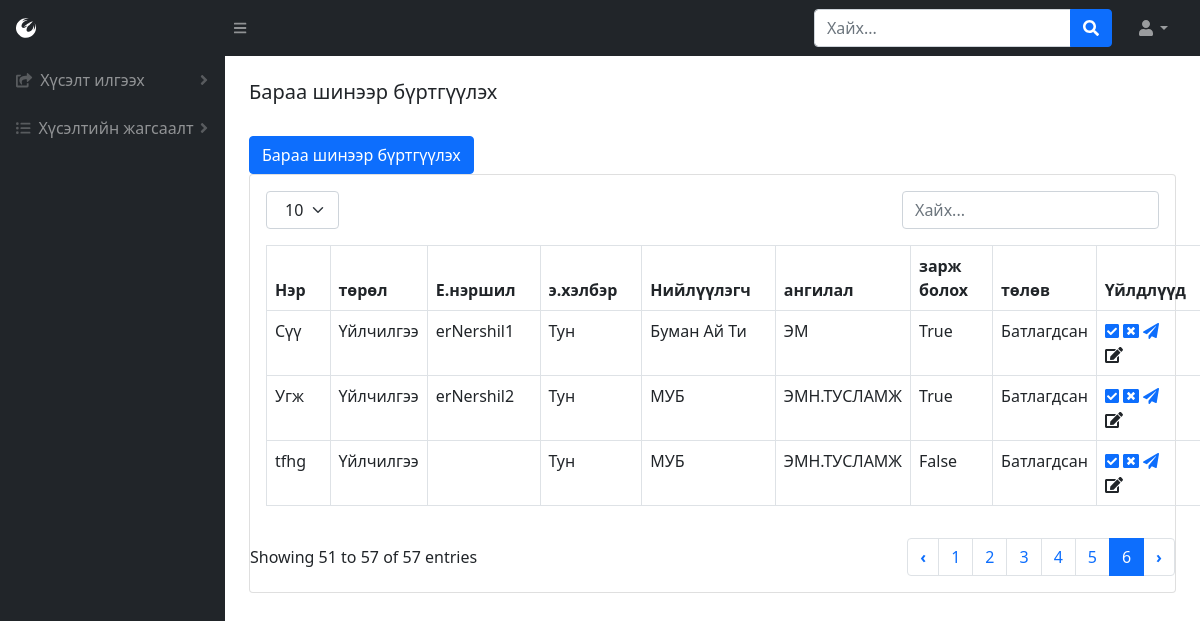
The page /product-list (signed in) on the database as committed earlier.
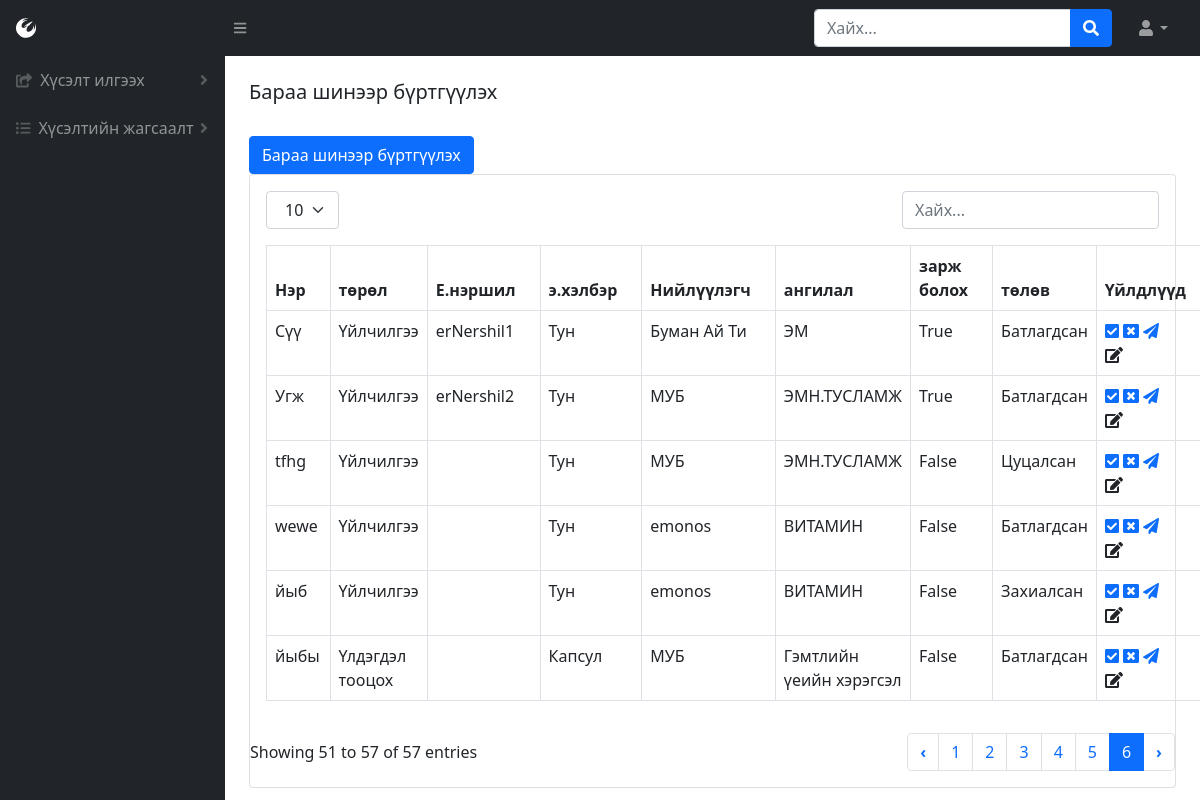
The same page on the database as committed later.
### BMweb/models.py (models this page shows, shortened)
class Product(models.Model):
    prodName = models.CharField(max_length=300, verbose_name=_("Барааны нэр"))
    prodName_en = models.CharField(max_length=300, verbose_name=_("Барааны нэр англи"))
    brand = models.ForeignKey(ProdBrand, related_name='brands',on_delete=models.CASCADE, verbose_name=_("Брэнд нэр"))
    zCode = models.CharField(max_length=300, null=True, blank=True, verbose_name=_("Зураасан код"))
    prodType = models.ForeignKey(ProdType, related_name='products',on_delete=models.CASCADE, verbose_name=_("Төрлийн нэр"))
    zzCode = models.IntegerField(null=True, blank=True, verbose_name=_("Нэмэлт зураасан код"))
    price = models.DecimalField(max_digits=16, decimal_places=2, verbose_name=_("Үнэ"))
    hemNegj = models.ForeignKey(HemNegj, on_delete=models.CASCADE,verbose_name=_("Хэмжих нэгж"))
    hudNegj = models.IntegerField(null=True, blank=True, verbose_name=_("Худалдан авалтын нэгж"))
    company = models.ManyToManyField(Company,related_name='products',verbose_name=_("Компани"))
    erNershil = models.CharField(max_length=300, verbose_name=_("Ерөнхий нэршил"))
    emHelber = models.ForeignKey(EmHelber, on_delete=models.CASCADE,verbose_name=_("Эмийн хэлбэр"))
    paiz = models.ForeignKey(Paiz, on_delete=models.CASCADE,verbose_name=_("Пайз"))
    uildwerlegch = models.ForeignKey(Manufacturer, on_delete=models.CASCADE, verbose_name=_("Үйлдвэрлэгч"))
    uNiiluulegch = models.ForeignKey(Niiluulegch, on_delete=models.CASCADE, verbose_name=_("Үндсэн нийлүүлэгч"))
    category = models.ForeignKey(Category,related_name='categories', on_delete=models.CASCADE, verbose_name=_("Ангилал"))
    borBoloh = models.BooleanField(verbose_name=_("Борлуулж болох эсэх"),default=False)
    hudAwch = models.BooleanField(verbose_name=_("Худалдан авч болох эсэх"),default=False)
    zarBoloh = models.BooleanField(verbose_name=_("Зарлагдаж болох эсэх"),default=False)
    state = models.ForeignKey(State,related_name='products', on_delete=models.CASCADE, verbose_name=_("Төлөв"))
    class Meta:
        verbose_name = _("Бараа")
        verbose_name_plural = _("Бараа")

class ProdType(models.Model):
    typeName = models.CharField(max_length=300, verbose_name=_("Төрлийн нэр"))
    class Meta:
        verbose_name = _("Барааны төрөл")
        verbose_name_plural = _("Барааны төрөл")
    def __str__(self):
        return self.typeName

class EmHelber(models.Model):
    emHelberName = models.CharField(max_length=300,verbose_name=_("Эмийн хэлбэрийн нэр"))
    class Meta:
        verbose_name = _("Эмийн хэлбэр")
        verbose_name_plural = _("Эмийн хэлбэр")
    def __str__(self):
        return self.emHelberName

class Niiluulegch(models.Model):
    niiName = models.CharField(max_length=300,verbose_name=_("Нийлүүлэгчийн нэр"))
    class Meta:
        verbose_name = ("Нийлүүлэгч")
        verbose_name_plural = ("Нийлүүлэгч")
    def __str__(self):
        return self.niiName

class Category(models.Model):
    catName = models.CharField(max_length=300, verbose_name=_("Ангилалын нэр"))
    parent = models.IntegerField(null=True, blank=True, verbose_name=_("Эцэг ангилал"))
    class Meta:
        verbose_name = _("Ангилал")
        verbose_name_plural = _("Ангилал")
    def __str__(self):
        return self.catName

class State(models.Model):
    stateName = models.CharField(max_length=300, verbose_name=_("Төлөвийн нэр"))
    class Meta:
        verbose_name = _("Барааны төлөв")
        verbose_name_plural = _("Барааны төлөв")
    def __str__(self):
        return self.stateName

### BMweb/views.py (the view)
# urls.py: path('product-list',views.productList,name='product-list'),
def productList(request):
    if 'user_id' in request.session:
        p = Product.objects.all()
        h = Hereglegch.objects.get(pk=request.session['user_id'])
        return render(request,'productList.html', {'user': h, 'productList': p })
    else:
        return redirect('/login')

### BMweb/models.py (called while the page is built)
    def __str__(self):
        return self.manName

    def __str__(self):
        return self.paizName

    def __str__(self):
        return self.hemNegjName

### BMweb/templates/productList.html (shortened to what this page needs)
{% load static %}
<!DOCTYPE html>
<html lang="en">
    <head>
        <link href="https://cdn.jsdelivr.net/npm/simple-datatables@latest/dist/style.css" rel="stylesheet" />
        <link href="css/styles.css" rel="stylesheet" />
        <link href="{% static 'css/styles.css' %}" rel="stylesheet"/>
    </head>
    <body class="sb-nav-fixed">
        {% include "topNav.html" %}
        <div id="layoutSidenav">
            {% include "leftNav.html" %}
            <div id="layoutSidenav_content">
                {%  include "prodList.html" %}
            </div>
        </div>
    </body>
</html>

### BMweb/templates/prodList.html (shortened to what this page needs)
<main>
    <div class="container-fluid px-4">
        <h5 class="mt-4">Бараа шинээр бүртгүүлэх</h5>
        <a href="{% url 'product' %}" class="btn btn-primary" role="button">Бараа шинээр бүртгүүлэх</a>
        <div class="card mb-4">
            <div class="card-body">
                {% include "tableTop.html" %}
                    <table id="datatablesSimple" class="dataTable-table">
                        <thead>
                            <tr>
                                <th data-sortable="" class="asc">
                                    <a href="#" class="dataTable-sorter">Нэр</a>
                                </th>
                                <th data-sortable="" class="asc">
                                    <a href="#" class="dataTable-sorter">төрөл</a>
                                </th>
                                <th data-sortable="" class="asc">
                                    <a href="#" class="dataTable-sorter">Е.нэршил</a>
                                </th>
                                <th data-sortable="" class="asc">
                                    <a href="#" class="dataTable-sorter">э.хэлбэр</a>
                                </th>
                                <th data-sortable="" class="asc">
                                    <a href="#" class="dataTable-sorter">Нийлүүлэгч</a>
                                </th>
                                <th data-sortable="" class="asc">
                                    <a href="#" class="dataTable-sorter">ангилал</a>
                                </th>
                                <th data-sortable="" class="asc">
                                    <a href="#" class="dataTable-sorter">зарж болох</a>
                                </th>
                                <th data-sortable="" class="asc">
                                    <a href="#" class="dataTable-sorter">төлөв</a>
                                </th>
                                <th data-sortable="" class="asc">
                                    <a href="#" class="dataTable-sorter">Үйлдлүүд</a>
                                </th>
                            </tr>
                        </thead>
                        {% for h in productList %}
                            <tr>
                                <td>{{ h.prodName }}</td>
                                <td>{{ h.prodType }}</td>
                                <td>{{ h.erNershil }}</td>
                                <td>{{ h.emHelber }}</td>
                                <td>{{ h.uNiiluulegch }}</td>
                                <td>{{ h.category }}</td>
                                <td>{{ h.zarBoloh }}</td>
                                <td>{{ h.state }}</td>
                                <td><a href="/change-stateProd/{{h.id}}/1"><i class="fas fa-check-square"></i></a>
                                <a href="/change-stateProd/{{h.id}}/2"><i class="fas fa-window-close"></i></a>
                                <a href="/change-stateProd/{{h.id}}/3"><i class="fas fa-paper-plane"></i></a>
                                <form action="product" method="POST">{% csrf_token %}
                                    <input type="submit" value="засах" class="fas fa-edit"/></form></td>
                            </tr>
                    {% endfor %}
                    </table>
            </div>
            {% include "tableBottom.html" %}
        </div>
    </div>
</main>

Rows that differ between the two databases and show on the page:
changed Product "tfhg": state "Батлагдсан" → "Цуцалсан"
added Product: prodName "wewe", prodType "Үйлчилгээ", emHelber "Тун", uNiiluulegch "emonos", category "ВИТАМИН", zarBoloh "False", state "Батлагдсан"
added Product: prodName "йыб", prodType "Үйлчилгээ", emHelber "Тун", uNiiluulegch "emonos", category "ВИТАМИН", zarBoloh "False", state "Захиалсан"
added Product: prodName "йыбы", prodType "Үлдэгдэл тооцох", emHelber "Капсул", uNiiluulegch "МУБ", category "Гэмтлийн үеийн хэрэгсэл", zarBoloh "False", state "Батлагдсан"
